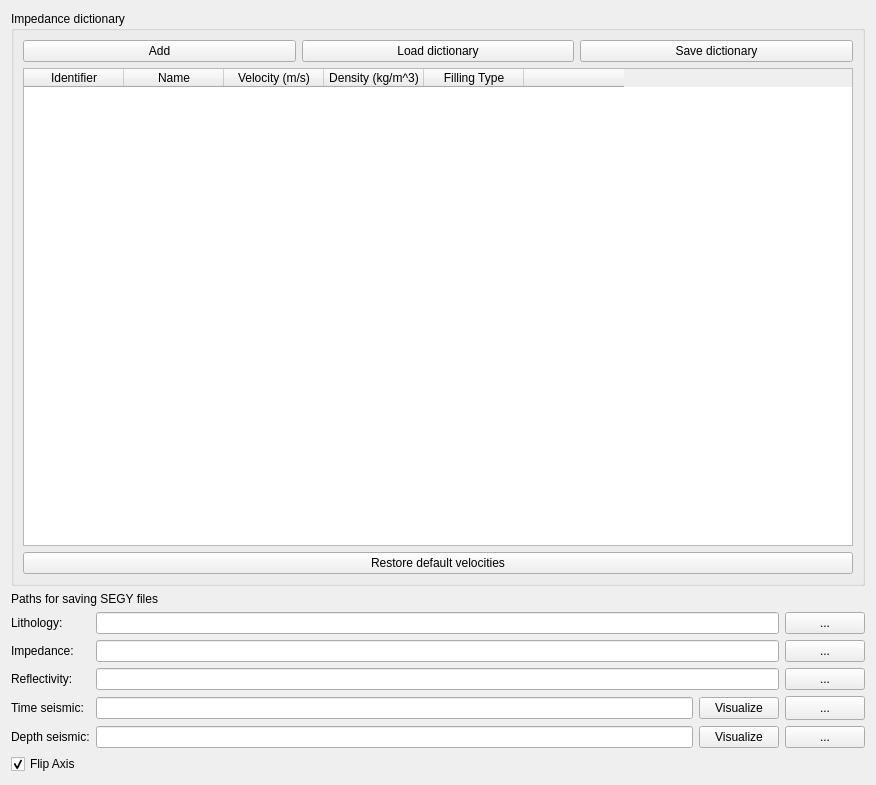
<?xml version="1.0" encoding="UTF-8"?>
<ui version="4.0">
 <class>SegyCreationPage</class>
 <widget class="QWidget" name="SegyCreationPage">
  <property name="geometry">
   <rect>
    <x>0</x>
    <y>0</y>
    <width>876</width>
    <height>785</height>
   </rect>
  </property>
  <property name="minimumSize">
   <size>
    <width>550</width>
    <height>500</height>
   </size>
  </property>
  <property name="windowTitle">
   <string/>
  </property>
  <property name="styleSheet">
   <string notr="true"/>
  </property>
  <layout class="QVBoxLayout" name="verticalLayout_2" stretch="20,0,0">
   <item>
    <widget class="QGroupBox" name="velocityGroupBox">
     <property name="sizePolicy">
      <sizepolicy hsizetype="Expanding" vsizetype="Expanding">
       <horstretch>0</horstretch>
       <verstretch>0</verstretch>
      </sizepolicy>
     </property>
     <property name="title">
      <string>Impedance dictionary</string>
     </property>
     <layout class="QVBoxLayout" name="verticalLayout">
      <item>
       <layout class="QHBoxLayout" name="horizontalLayout">
        <item>
         <widget class="QPushButton" name="addVelocityPushButton">
          <property name="text">
           <string>Add</string>
          </property>
         </widget>
        </item>
        <item>
         <widget class="QPushButton" name="loadDictionaryPushButton">
          <property name="text">
           <string>Load dictionary</string>
          </property>
         </widget>
        </item>
        <item>
         <widget class="QPushButton" name="saveDictionaryPushButton">
          <property name="text">
           <string>Save dictionary</string>
          </property>
         </widget>
        </item>
       </layout>
      </item>
      <item>
       <widget class="QTableWidget" name="velocityTableWidget">
        <column>
         <property name="text">
          <string>Identifier</string>
         </property>
        </column>
        <column>
         <property name="text">
          <string>Name</string>
         </property>
        </column>
        <column>
         <property name="text">
          <string>Velocity (m/s)</string>
         </property>
        </column>
        <column>
         <property name="text">
          <string>Density (kg/m^3)</string>
         </property>
        </column>
        <column>
         <property name="text">
          <string>Filling Type</string>
         </property>
        </column>
        <column>
         <property name="text">
          <string/>
         </property>
        </column>
       </widget>
      </item>
      <item>
       <widget class="QFrame" name="frame">
        <property name="frameShape">
         <enum>QFrame::NoFrame</enum>
        </property>
        <layout class="QHBoxLayout" name="horizontalLayout_3">
         <property name="leftMargin">
          <number>0</number>
         </property>
         <property name="topMargin">
          <number>0</number>
         </property>
         <property name="rightMargin">
          <number>0</number>
         </property>
         <property name="bottomMargin">
          <number>0</number>
         </property>
         <item>
          <widget class="QPushButton" name="restoreDefaultVelocitiesPushButton">
           <property name="text">
            <string>Restore default velocities</string>
           </property>
          </widget>
         </item>
        </layout>
       </widget>
      </item>
     </layout>
    </widget>
   </item>
   <item>
    <widget class="QLabel" name="label">
     <property name="text">
      <string>Paths for saving SEGY files</string>
     </property>
    </widget>
   </item>
   <item>
    <layout class="QFormLayout" name="formLayout_3">
     <item row="0" column="0">
      <widget class="QLabel" name="label_7">
       <property name="text">
        <string>Lithology:</string>
       </property>
      </widget>
     </item>
     <item row="0" column="1">
      <layout class="QHBoxLayout" name="horizontalLayout_8">
       <item>
        <widget class="QLineEdit" name="lithologyFileNameLineEdit"/>
       </item>
       <item>
        <widget class="QPushButton" name="outputLithologyFileNameToolButton">
         <property name="text">
          <string>...</string>
         </property>
        </widget>
       </item>
      </layout>
     </item>
     <item row="1" column="0">
      <widget class="QLabel" name="label_6">
       <property name="text">
        <string>Impedance:</string>
       </property>
      </widget>
     </item>
     <item row="1" column="1">
      <layout class="QHBoxLayout" name="horizontalLayout_7">
       <item>
        <widget class="QLineEdit" name="impedanceFileNameLineEdit"/>
       </item>
       <item>
        <widget class="QPushButton" name="outputImpedanceFileNameToolButton">
         <property name="text">
          <string>...</string>
         </property>
        </widget>
       </item>
      </layout>
     </item>
     <item row="2" column="0">
      <widget class="QLabel" name="label_5">
       <property name="text">
        <string>Reflectivity:</string>
       </property>
      </widget>
     </item>
     <item row="2" column="1">
      <layout class="QHBoxLayout" name="horizontalLayout_6">
       <item>
        <widget class="QLineEdit" name="reflectivityFileNameLineEdit"/>
       </item>
       <item>
        <widget class="QPushButton" name="outputReflectivityFileNameToolButton">
         <property name="sizePolicy">
          <sizepolicy hsizetype="Fixed" vsizetype="Fixed">
           <horstretch>0</horstretch>
           <verstretch>0</verstretch>
          </sizepolicy>
         </property>
         <property name="text">
          <string>...</string>
         </property>
         <property name="iconSize">
          <size>
           <width>16</width>
           <height>16</height>
          </size>
         </property>
        </widget>
       </item>
      </layout>
     </item>
     <item row="4" column="0">
      <widget class="QLabel" name="label_4">
       <property name="text">
        <string>Time seismic:</string>
       </property>
      </widget>
     </item>
     <item row="4" column="1">
      <layout class="QHBoxLayout" name="horizontalLayout_5">
       <property name="spacing">
        <number>6</number>
       </property>
       <item>
        <widget class="QLineEdit" name="amplitudeFileNameLineEdit">
         <property name="sizePolicy">
          <sizepolicy hsizetype="Expanding" vsizetype="Fixed">
           <horstretch>0</horstretch>
           <verstretch>0</verstretch>
          </sizepolicy>
         </property>
        </widget>
       </item>
       <item>
        <widget class="QPushButton" name="amplitudeVisualizePushButton">
         <property name="text">
          <string>Visualize</string>
         </property>
        </widget>
       </item>
       <item>
        <widget class="QPushButton" name="outputAmplitudeFileNameToolButton">
         <property name="sizePolicy">
          <sizepolicy hsizetype="Fixed" vsizetype="Fixed">
           <horstretch>0</horstretch>
           <verstretch>0</verstretch>
          </sizepolicy>
         </property>
         <property name="minimumSize">
          <size>
           <width>80</width>
           <height>24</height>
          </size>
         </property>
         <property name="text">
          <string>...</string>
         </property>
        </widget>
       </item>
      </layout>
     </item>
     <item row="5" column="1">
      <layout class="QHBoxLayout" name="horizontalLayout_2">
       <item>
        <widget class="QLineEdit" name="depthAmplitudeFileNameLineEdit"/>
       </item>
       <item>
        <widget class="QPushButton" name="depthVisualizePushButton">
         <property name="text">
          <string>Visualize</string>
         </property>
        </widget>
       </item>
       <item>
        <widget class="QPushButton" name="outputDepthAmplitudeFileNameToolButton">
         <property name="sizePolicy">
          <sizepolicy hsizetype="Fixed" vsizetype="Fixed">
           <horstretch>0</horstretch>
           <verstretch>0</verstretch>
          </sizepolicy>
         </property>
         <property name="focusPolicy">
          <enum>Qt::NoFocus</enum>
         </property>
         <property name="text">
          <string>...</string>
         </property>
        </widget>
       </item>
      </layout>
     </item>
     <item row="5" column="0">
      <widget class="QLabel" name="label_3">
       <property name="text">
        <string>Depth seismic:</string>
       </property>
      </widget>
     </item>
     <item row="6" column="0" colspan="2">
      <widget class="QCheckBox" name="flipAxisCheckBox">
       <property name="text">
        <string>Flip Axis</string>
       </property>
       <property name="checked">
        <bool>true</bool>
       </property>
      </widget>
     </item>
    </layout>
   </item>
  </layout>
 </widget>
 <resources/>
 <connections/>
</ui>
